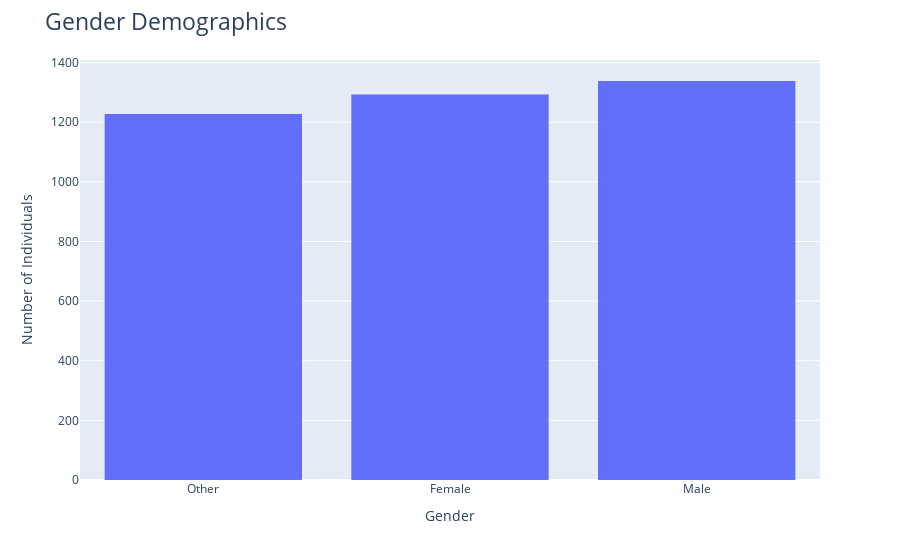

The notebook cell this image was saved under:
### Markdown cell above
➡️ There's a relatively equal representation of individuals ranging from 18-59 years old.

### Code cell
# create a histogram showing the gender demographics of the dataset
fig = px.histogram(demographics,
                   x = "Gender")

# update formatting
fig.update_layout(bargap = 0.2,
                  title_text = "Gender Demographics",
                  title_font_size = 23,
                  yaxis_title = "Number of Individuals")

# show figure
fig.show()

### Figure 1 — Plotly figure (JSON) as saved in the notebook; plotly's stock layout.template omitted (floating-point values rounded to 4 significant figures; data arrays with more than 128 entries replaced by an {"elided": "..."} marker saying what was removed)
{"data": [{"alignmentgroup": "True", "bingroup": "x", "hovertemplate": "Gender=%{x}<br>count=%{y}<extra></extra>", "legendgroup": "", "marker": {"color": "#636efa", "pattern": {"shape": ""}}, "name": "", "offsetgroup": "", "orientation": "v", "showlegend": false, "type": "histogram", "x": {"elided": "3858 str values"}, "xaxis": "x", "yaxis": "y"}], "layout": {"autosize": true, "bargap": 0.2, "barmode": "relative", "legend": {"tracegroupgap": 0}, "margin": {"t": 60}, "title": {"font": {"size": 23}, "text": "Gender Demographics"}, "xaxis": {"anchor": "y", "autorange": true, "domain": [0, 1], "range": [-0.5, 2.5], "title": {"text": "Gender"}, "type": "category"}, "yaxis": {"anchor": "x", "autorange": true, "domain": [0, 1], "range": [0, 1408.0], "title": {"text": "Number of Individuals"}}}}
